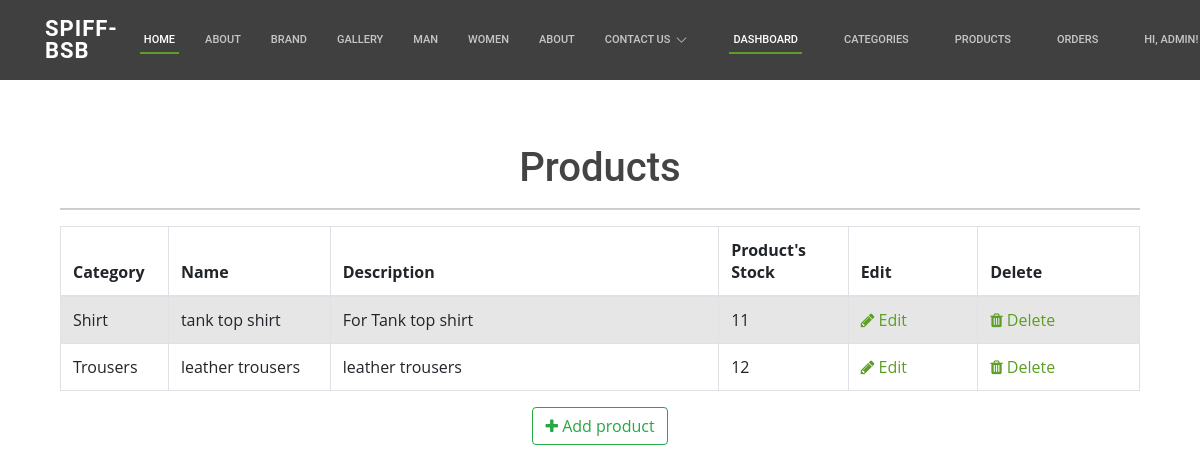
Page /admin/products/ (signed in) on the committed database.
### app/models.py (models this page shows, shortened)
class User(UserMixin, db.Model):
	__tablename__="user"
	id = db.Column(db.Integer, primary_key=True)
	firstname = db.Column(db.String(24), index=True)
	lastname = db.Column(db.String(24), index=True)
	email = db.Column(db.String(50), index=True, unique=True)
	password_hash = db.Column(db.String)
	phonenumber = db.Column(db.String(18), index=True, unique=True)
	is_admin = db.Column(db.Boolean, default = False)
	order = db.relationship("Order", backref='ordered_products')
	kart = db.relationship('Kart', uselist=False, backref='user_kart')
	shipping_info = db.relationship('ShippingInfo', backref='shipping',lazy='dynamic')

class Products(db.Model):
	__tablename__ = 'product'
	id = db.Column(db.Integer, primary_key=True)
	product_name = db.Column(db.String(100), index=True)
	product_price = db.Column(db.Integer, index=True)
	product_image = db.Column(db.String(120),index=True)
	product_description = db.Column(db.String(200), index=True)
	product_stock = db.Column(db.Integer, index = True)
	product_size = db.Column(db.String(5), index = True)
	categories_id = db.Column(db.Integer, db.ForeignKey('categories.id'))
	order = db.relationship('Order', secondary=association_table, backref='my_orders', lazy='dynamic')

class Categories(db.Model):
	id = db.Column(db.Integer, primary_key=True)
	category_name  = db.Column(db.String(20), index = True)
	category_image = db.Column(db.String(120),index=True)
	product = db.relationship('Products', backref='products_categories')

### app/admin/routes.py (the view)
@admin.route('/products/')
@login_required
def list_products():
	check_admin()
	'''
	list all products
	'''
	products = Products.query.all()
	return render_template('admin/products/products.html', title = 'Products', products = products)

### app/admin/routes.py (called while the page is built)
def check_admin():
	if not current_user.is_admin:
		abort(403)

### app/models.py (called while the page is built)
@login_manager.user_loader
def load_user(id):
    return User.query.get(int(id))

### app/templates/admin/products/products.html (shortened to what this page needs)
{% extends "base.html" %}
{% block head %}
<head>
    <link href="//maxcdn.bootstrapcdn.com/font-awesome/4.1.0/css/font-awesome.min.css" rel="stylesheet">
</head>
{%endblock head%}
{% block body %}
<div class="container">
  <div class="outer">
    <div class="middle">
      <div class="inner">
        <br/>
        <br/>
        <h1 style="text-align:center;">Products</h1>
        {% if products %}
          <hr class="intro-divider">
            <table class="table table-striped table-bordered">
              <thead>
                <tr>
                  <th width="10%"> Category</th>
                  <th width="15%"> Name </th>
                  <th width="36%"> Description </th>
                  <th width="12%"> Product's Stock </th>
                  <th width="12%"> Edit </th>
                  <th width="15%"> Delete </th>
                </tr>
              </thead>
              <tbody>
              {% for product in products %}
                <tr>
                  <td>{{ product.products_categories.category_name }} </td>
                  <td> {{ product.product_name }} </td>
                  <td> {{ product.product_description }} </td>
                  <td>
                    {% if product %}
                      {{ product.product_stock }}
                    {% else %}
                      0
                    {% endif %}
                  </td>
                  <td>
                    <a href="{{ url_for('admin.edit_product', id=product.id) }}">
                      <i class="fa fa-pencil"></i> Edit
                    </a>
                  </td>
                  <td>
                    <a href="{{ url_for('admin.delete_product', id=product.id) }}">
                      <i class="fa fa-trash"></i> Delete
                    </a>
                  </td>
                </tr>
              {% endfor %}
              </tbody>
            </table>
          </div>
          <div style="text-align: center">
        {% else %}
          <div style="text-align: center">
            <h3> No Products have been added. </h3>
            <hr class="intro-divider">
        {% endif %}
          <a href="{{ url_for('admin.add_product') }}" class="btn btn-outline-success">
            <i class="fa fa-plus"></i>
            Add product
          </a>
        </div>
      </div>
    </div>
  </div>
{% endblock %}

### app/templates/base.html (shortened to what this page needs)
<html>
    <head>
        <link href="{{ url_for('static', filename='assets/vendor/animate.css/animate.min.css') }}"rel="stylesheet">
        <link href="{{ url_for('static', filename='assets/vendor/bootstrap/css/bootstrap.min.css') }}"rel="stylesheet">
        <link href="{{ url_for('static', filename='assets/vendor/bootstrap-icons/bootstrap-icons.css') }}"rel="stylesheet">
        <link href="{{ url_for('static', filename='assets/vendor/boxicons/css/boxicons.min.css') }}"rel="stylesheet">
        <link href="{{ url_for('static', filename='assets/vendor/glightbox/css/glightbox.min.css') }}"rel="stylesheet">
        <link href="{{ url_for('static', filename='assets/vendor/swiper/swiper-bundle.min.css') }}"rel="stylesheet">
        <link href="{{ url_for('static', filename='css/bootstrap.min.css') }}"rel="stylesheet">
        <link href="{{ url_for('static', filename='css/st.css') }}"rel="stylesheet">
        <link href="{{ url_for('static', filename='assets/css/style.css') }}"rel="stylesheet">
        {%block head%}
        {%endblock head%}
    </head>
    <body>
  <header id="header" class="fixed-top d-flex align-items-center">
    <div class="container d-flex align-items-center justify-content-between">
      <h1 class="logo"><a style="font-size: 22px;"  href="index.html">Spiff-BSB </a></h1>
      <nav id="navbar" class="navbar">
        <ul>
          <li><a class="nav-link scrollto active" style="font-size: 11px;" href="{{ url_for('home.homepage') }}">Home<span class="sr-only">(current)</span></a></li>
          <li><a class="nav-link scrollto" href="#about" style="font-size: 11px;">About</a></li>
          <li><a class="nav-link scrollto" style="font-size: 11px;" href="#services">Brand</a></li>
          <li><a class="nav-link scrollto " style="font-size: 11px;" href="#portfolio">Gallery</a></li>
          <li><a class="nav-link scrollto" style="font-size: 11px;" href="#team">Man</a></li>
          <li><a style="font-size: 11px;" href="blog.html">Women</a></li>
          <li><a class="nav-link scrollto" style="font-size: 11px;" href="#about">About</a></li>
          <li class="dropdown"><a style="font-size: 11px;" href="#"><span>Contact  us</span> <i class="bi bi-chevron-down"></i></a>
              </li>
            </ul>
          {% if current_user.is_authenticated %}
          {% if current_user.is_admin %}
          <li class="nav-item ml-3">
            <a class="nav-link active" style="font-size: 11px;" href="{{ url_for('home.admin_dashboard') }}">Dashboard</a>
          </li>
          <li class="nav-item ml-3">
            <a class="nav-link" style="font-size: 11px;" href="{{ url_for('admin.list_categories') }}">Categories</a>
          </li>
          <li class="nav-item ml-3">
            <a class="nav-link" style="font-size: 11px;" href="{{ url_for('admin.list_products') }}">Products</a>
          </li>
          <li class="nav-item ml-3">
            <a class="nav-link" style="font-size: 11px;" href="{{ url_for('admin.list_orders') }}" >Orders</a>
          </li>
          {% else %}
            <li class="nav-item ml-3">
              <a class="nav-link" style="font-size: 11px;"  href="{{ url_for('users.cart') }}">Cart<span class="badge badge-light">{{ count }}</span></a>
            </li>
            {% endif %}
            <li class="nav-item dropdown ml-3">
                  <a class="nav-link dropdown-toggle" data-toggle="dropdown" style="font-size: 11px;" href="#" role="button" aria-haspopup="true" aria-expanded="false">
                      Hi, {{ current_user.firstname }}!</a>
                </li>
                  {% endif %}
      </nav>
    </div>
  </header>
<br>
<br>
<br>
<br>
    <div class=" container">
            {% block body %}
            {% endblock %}
    </div>
    </body>
</html>

### app/static/assets/css/style.css (style rules this page uses)
body { font-family: "Open Sans", sans-serif; color: #444444; background-image: url('https://th.bing.com/th/id/OIP.pwYnOxWFtEnJhP2TTRz4FgHaHa?pid=ImgDet&w=475&h=475&rs=1'); }
a { color: #5c9f24; text-decoration: none; }
h1, h2, h3, h4, h5, h6 { font-family: "Roboto", sans-serif; }
#header { background: rgba(0, 0, 0, 0.75); transition: all 0.5s; z-index: 997; height: 80px; }
#header .logo { font-size: 18px; margin: 0; padding: 0; line-height: 1; font-weight: 700; letter-spacing: 1px; text-transform: uppercase; }
#header .logo a { color: #fff; }
.navbar { padding: 0; }
.navbar ul { margin: 0; padding: 0; display: flex; list-style: none; align-items: center; }
.navbar li { position: relative; }
.navbar > ul > li { white-space: nowrap; padding: 10px 0 10px 22px; }
.navbar a, .navbar a:focus { display: flex; align-items: center; justify-content: space-between; padding: 0 4px; font-family: "Roboto", sans-serif; font-size: 14px; font-weight: 500; color: rgba(255, 255, 255, 0.7); white-space: nowrap; transition: 0.3s; text-transform: uppercase; position: relative; }
.navbar a i, .navbar a:focus i { font-size: 12px; line-height: 0; margin-left: 5px; }
.navbar > ul > li > a:before { content: ""; position: absolute; width: 100%; height: 2px; bottom: -6px; left: 0; background-color: #5c9f24; visibility: hidden; width: 0px; transition: all 0.3s ease-in-out 0s; }
.navbar a:hover:before, .navbar li:hover > a:before, .navbar .active:before { visibility: visible; width: 100%; }
.navbar a:hover, .navbar .active, .navbar .active:focus, .navbar li:hover > a { color: #fff; }

### rows in the picture
User: firstname "ADMIN"
Products: products_categories.category_name "Shirt", product_name "tank top shirt", product_description "For Tank top shirt", product_stock "11"
Products: products_categories.category_name "Trousers", product_name "leather trousers", product_description "leather trousers", product_stock "12"
